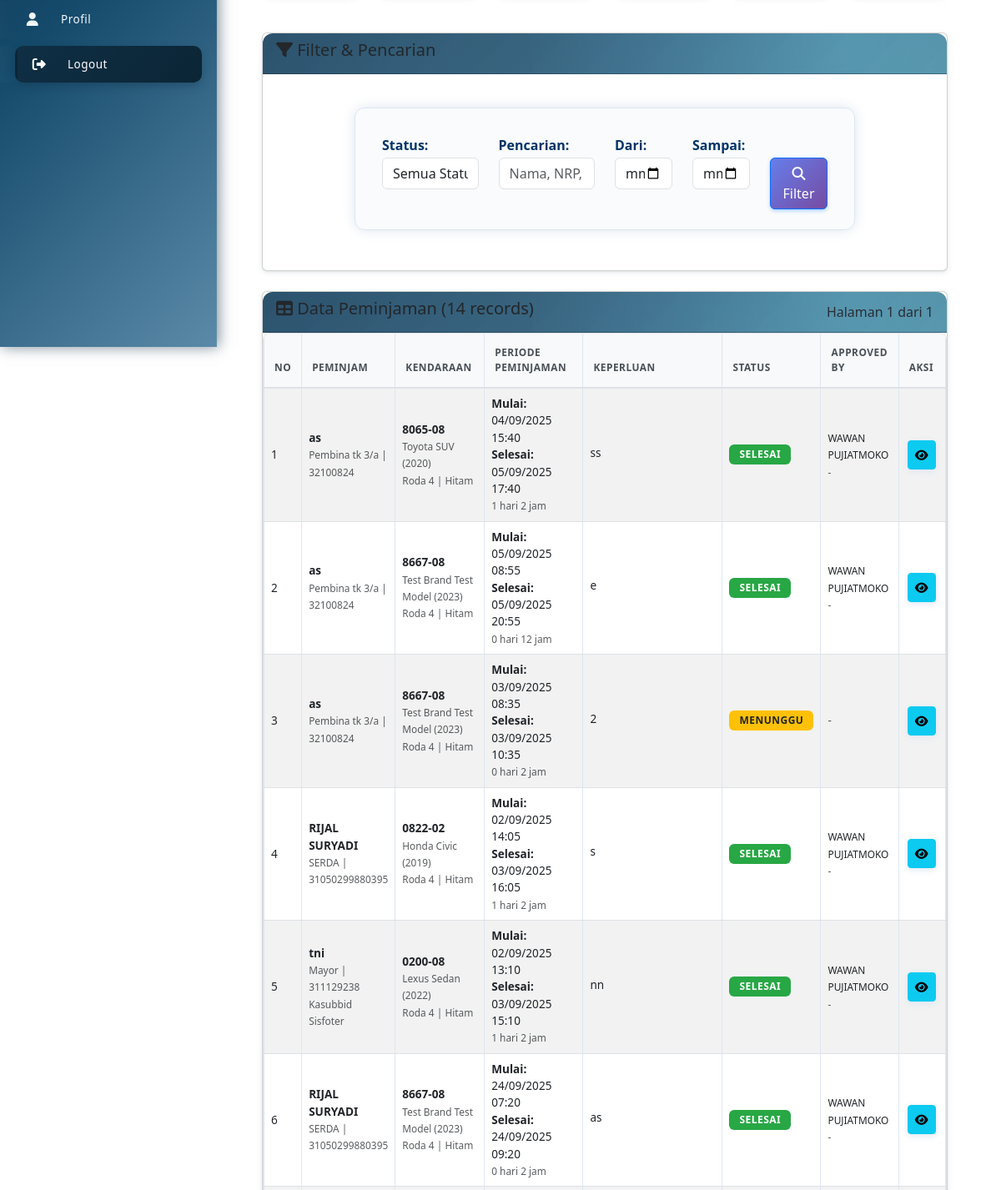
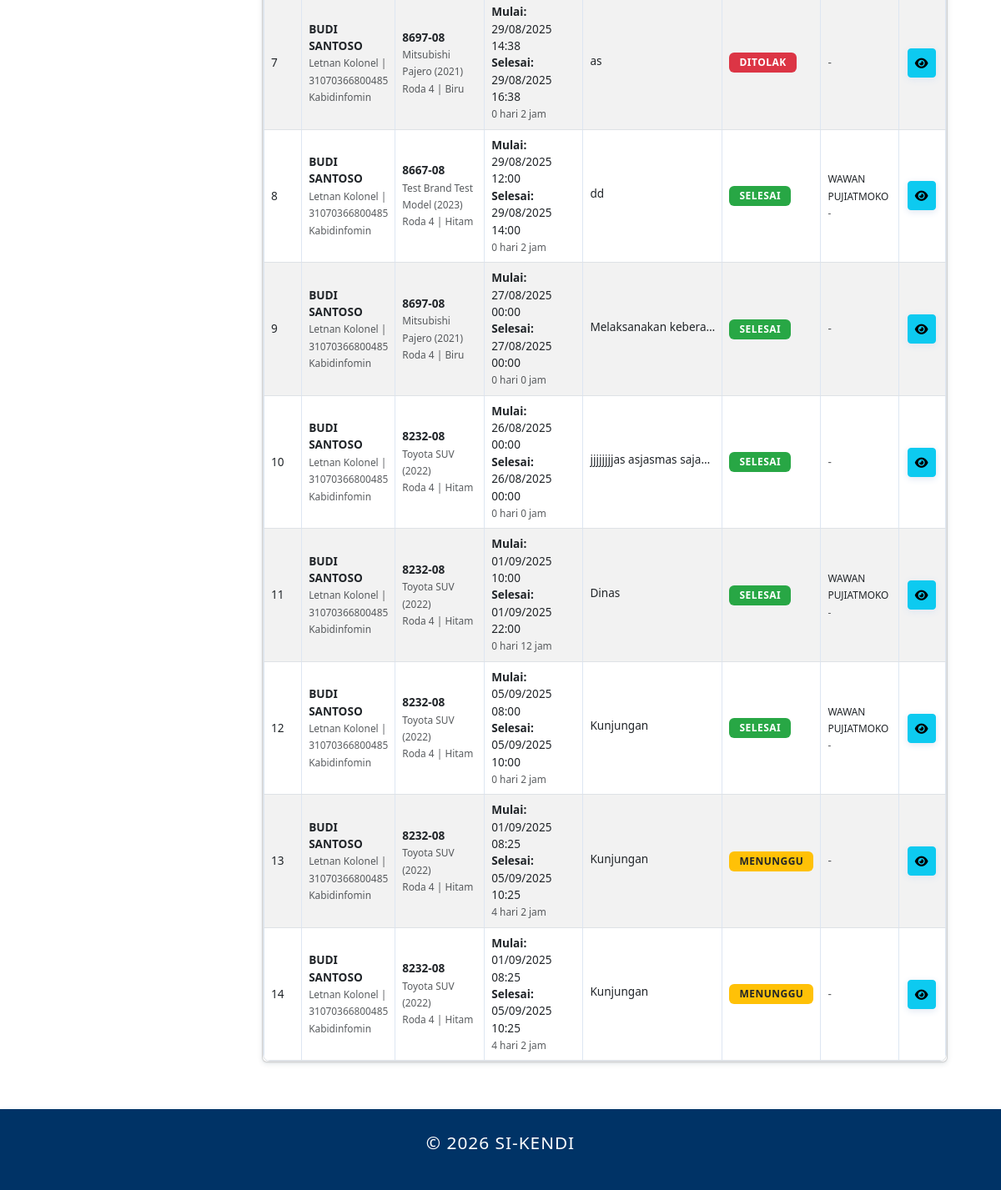
Page /index.php?page=monitoring_peminjaman (signed in, lower part) on the earlier database version (2 pictures, top to bottom).
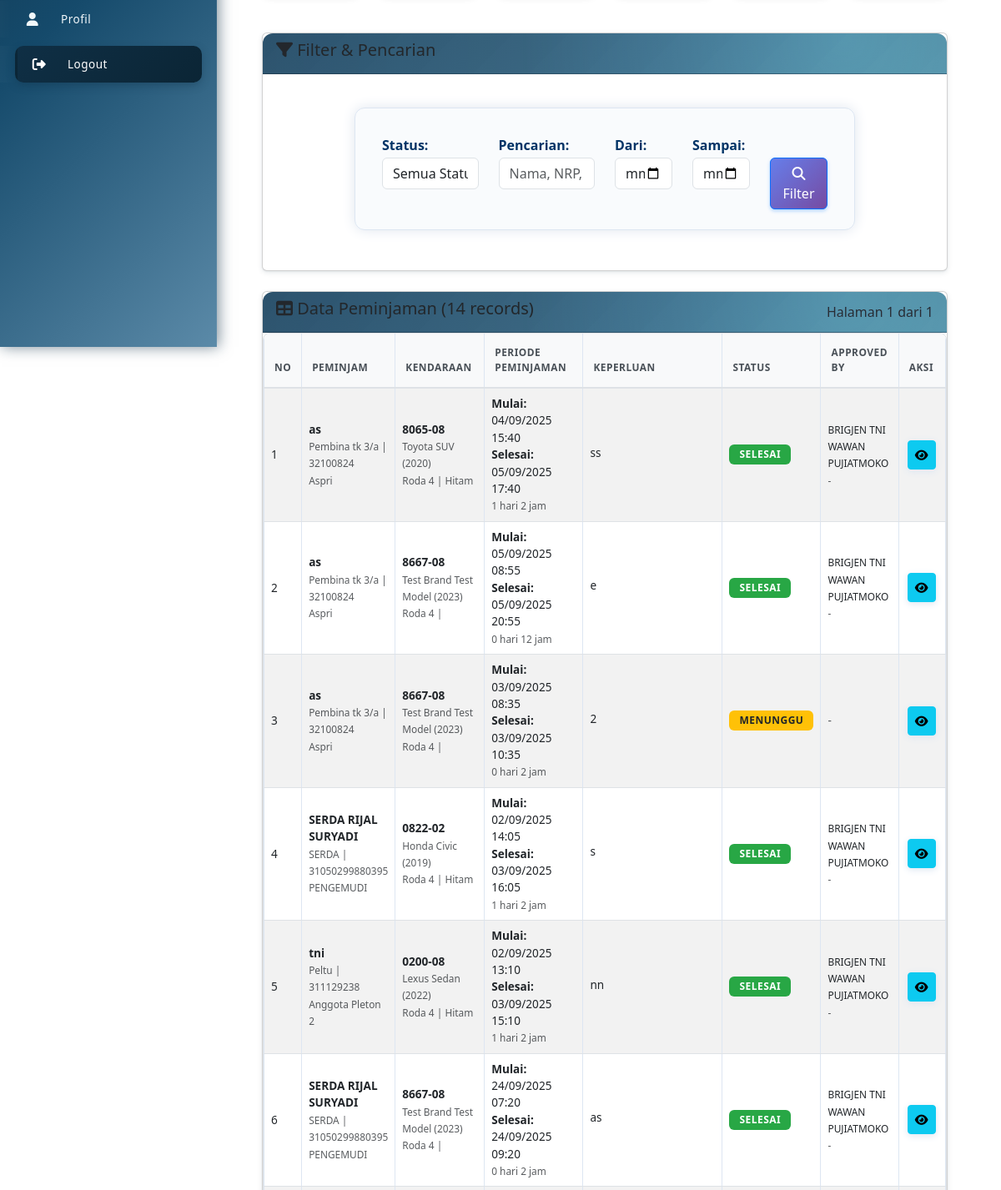
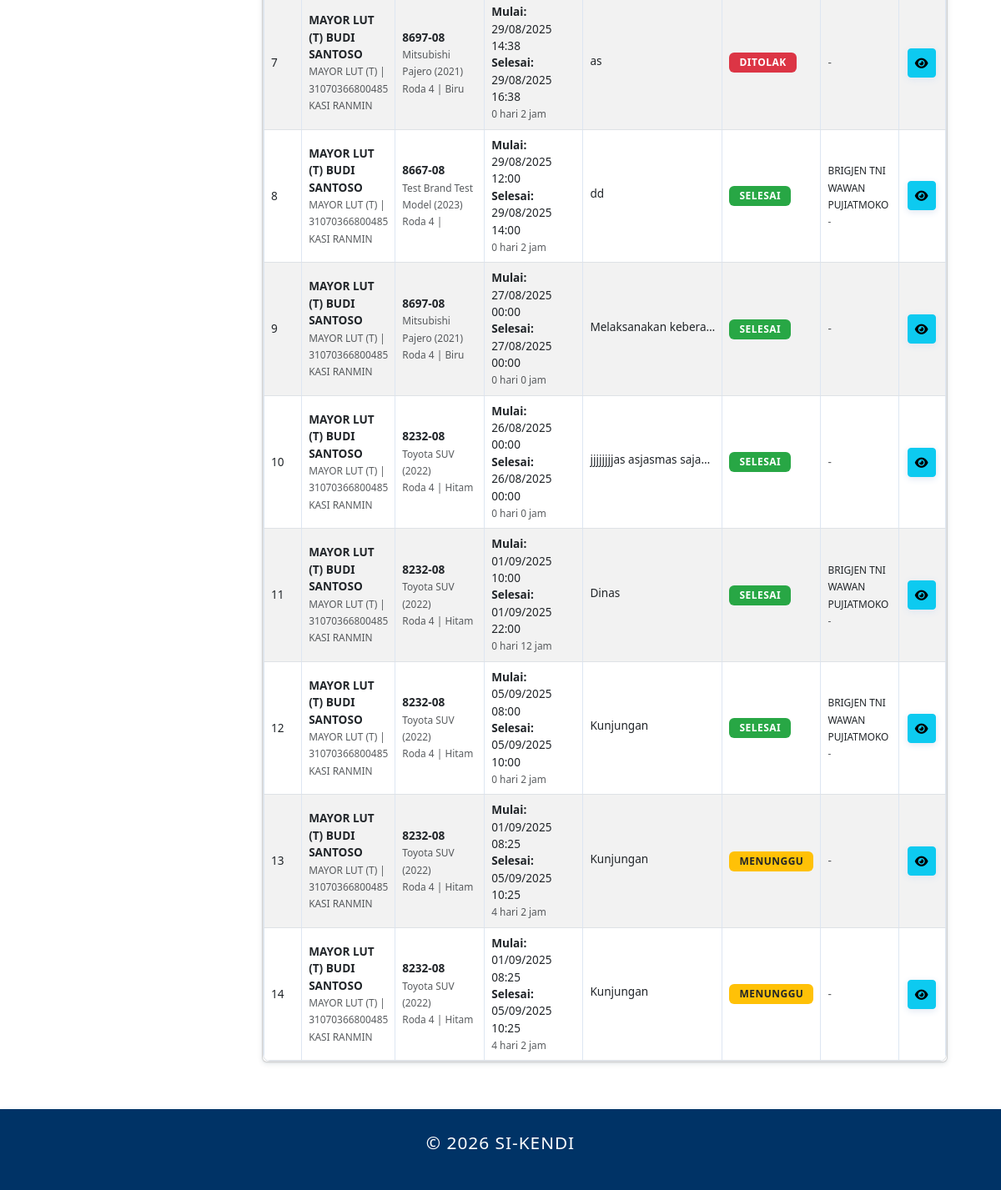
Same page on the later database version (2 pictures, top to bottom).
### tables this page shows
CREATE TABLE `peminjaman_kendaraan` (
  `id` int(11) NOT NULL,
  `kendaraan_id` int(11) NOT NULL,
  `peminjam_id` int(11) NOT NULL,
  `approval_by` int(11) DEFAULT NULL,
  `nomor_surat` varchar(50) DEFAULT NULL,
  `tanggal_mulai` datetime NOT NULL,
  `tanggal_selesai` datetime NOT NULL,
  `tujuan` varchar(255) NOT NULL,
  `keperluan` text DEFAULT NULL,
  `rute` text DEFAULT NULL,
  `driver_id` int(11) DEFAULT NULL,
  `km_awal` int(11) DEFAULT NULL,
  `km_akhir` int(11) DEFAULT NULL,
  `bbm_awal` decimal(5,2) DEFAULT NULL,
  `bbm_akhir` decimal(5,2) DEFAULT NULL,
  `status` enum('Pending','Approved','Ongoing','Completed','Cancelled','Rejected') DEFAULT 'Pending',
  `tanggal_approval` timestamp NULL DEFAULT NULL,
  `tanggal_mulai_aktual` timestamp NULL DEFAULT NULL,
  `tanggal_selesai_aktual` timestamp NULL DEFAULT NULL,
  `catatan_approval` text DEFAULT NULL,
  `catatan_pengembalian` text DEFAULT NULL,
  `kondisi_kembali` enum('Baik','Rusak Ringan','Rusak Berat') DEFAULT 'Baik',
  `biaya_operasional` decimal(15,2) DEFAULT NULL,
  `created_at` timestamp NOT NULL DEFAULT current_timestamp(),
  `updated_at` timestamp NOT NULL DEFAULT current_timestamp() ON UPDATE current_timestamp(),
  `cancel_reason` text DEFAULT NULL
);

CREATE TABLE `pengguna` (
  `id` int(11) NOT NULL,
  `nrp_nip` varchar(30) DEFAULT NULL,
  `nama_lengkap` varchar(100) NOT NULL,
  `pangkat` varchar(50) DEFAULT NULL,
  `jabatan` varchar(100) DEFAULT NULL,
  `satuan_pns` varchar(200) DEFAULT NULL,
  `no_hp` varchar(20) DEFAULT NULL,
  `email` varchar(100) DEFAULT NULL,
  `alamat` text DEFAULT NULL,
  `status_pegawai` enum('Aktif','Pensiun','Mutasi','Non-Aktif') NOT NULL DEFAULT 'Aktif',
  `status_aktif` enum('Aktif','Tidak Aktif') NOT NULL DEFAULT 'Aktif',
  `jenis_personel` enum('TNI','PNS') DEFAULT NULL,
  `matra` varchar(100) DEFAULT NULL,
  `korps` varchar(100) DEFAULT NULL,
  `kesatuan` varchar(200) DEFAULT NULL,
  `created_at` timestamp NOT NULL DEFAULT current_timestamp(),
  `updated_at` timestamp NOT NULL DEFAULT current_timestamp() ON UPDATE current_timestamp()
);

CREATE TABLE `kendaraan` (
  `id` int(11) NOT NULL,
  `no_polisi` varchar(20) NOT NULL,
  `no_rangka` varchar(50) NOT NULL,
  `no_mesin` varchar(50) NOT NULL,
  `merk` varchar(50) NOT NULL,
  `tipe` varchar(50) DEFAULT NULL,
  `tahun_pembuatan` year(4) DEFAULT NULL,
  `warna` varchar(30) DEFAULT NULL,
  `jenis` enum('Roda 2','Roda 4','Truk','Bus','Lainnya') DEFAULT 'Roda 4',
  `bahan_bakar` enum('Bensin','Solar','Listrik','Hybrid') DEFAULT 'Bensin',
  `no_reg` varchar(30) DEFAULT NULL,
  `no_stnk` varchar(30) DEFAULT NULL,
  `no_bpkb` varchar(30) DEFAULT NULL,
  `tanggal_berlaku_stnk` date DEFAULT NULL,
  `pemilik_stnk` varchar(100) DEFAULT NULL,
  `status_kepemilikan` enum('Satker','Pinjam Pakai') DEFAULT 'Satker',
  `satker` varchar(50) NOT NULL,
  `kode_barang` varchar(50) DEFAULT NULL,
  `kondisi` enum('Baik','Rusak Ringan','Rusak Berat') DEFAULT 'Baik',
  `status_kendaraan` enum('Operasional','Perbaikan','Rusak','Tidak Aktif') DEFAULT 'Operasional',
  `status_peminjaman` enum('Tersedia','Dipinjam','Maintenance','Rusak') DEFAULT 'Tersedia',
  `tanggal_servis_terakhir` date DEFAULT NULL,
  `last_service_km` int(11) DEFAULT NULL,
  `odometer` int(11) DEFAULT 0,
  `foto` varchar(255) DEFAULT NULL,
  `catatan` text DEFAULT NULL,
  `created_at` timestamp NOT NULL DEFAULT current_timestamp(),
  `updated_at` timestamp NOT NULL DEFAULT current_timestamp() ON UPDATE current_timestamp()
);

### pages/monitoring_peminjaman.php (the view, shortened to what the changed rows need)
<?php
$limit = 20;
$page_num = isset($_GET['p']) ? (int)$_GET['p'] : 1;
$offset = ($page_num - 1) * $limit;
try {
    $mysqli->query("UPDATE peminjaman_kendaraan
                    SET status = 'Completed', tanggal_selesai_aktual = COALESCE(tanggal_selesai_aktual, NOW()), updated_at = NOW()
                    WHERE status IN ('Approved','Ongoing') AND NOW() > tanggal_selesai");
    $mysqli->query("UPDATE peminjaman_kendaraan
                    SET status = 'Ongoing', tanggal_mulai_aktual = COALESCE(tanggal_mulai_aktual, NOW()), updated_at = NOW()
                    WHERE status = 'Approved' AND NOW() >= tanggal_mulai AND NOW() <= tanggal_selesai");
} catch (Throwable $e) {
}
$where_conditions = [];
$params = [];
$peminjam_col = 'pemohon_id';
$colRes = $mysqli->query("SHOW COLUMNS FROM peminjaman_kendaraan LIKE 'pemohon_id'");
if (!$colRes || $colRes->num_rows === 0) {
    $altRes = $mysqli->query("SHOW COLUMNS FROM peminjaman_kendaraan LIKE 'peminjam_id'");
    if ($altRes && $altRes->num_rows > 0) {
        $peminjam_col = 'peminjam_id';
    }
}
$where_clause = !empty($where_conditions) ? "WHERE " . implode(" AND ", $where_conditions) : "";
$cols_info = $mysqli->query("SHOW COLUMNS FROM peminjaman_kendaraan")->fetch_all(MYSQLI_ASSOC);
$cols_names = array_column($cols_info, 'Field');
$approver_col = null;
foreach (['approved_by','approval_by','approver_id','approved_by_id','approver'] as $c) {
    if (in_array($c, $cols_names)) { $approver_col = $c; break; }
}
$select_extra = '';
$join_approver = '';
if ($approver_col) {
    $select_extra = ", admin.nama_lengkap as nama_admin_approval";
    $join_approver = " LEFT JOIN pengguna admin ON p.{$approver_col} = admin.id";
}
$query =
    "SELECT p.*, u.nama_lengkap as nama_peminjam, u.nrp_nip, u.pangkat, u.jabatan, "
    . "k.no_reg, k.no_polisi, k.merk, k.tipe, k.tahun_pembuatan, k.jenis, k.warna" . $select_extra .
    " FROM peminjaman_kendaraan p"
    . " JOIN pengguna u ON p." . $peminjam_col . " = u.id"
    . " JOIN kendaraan k ON p.kendaraan_id = k.id" . $join_approver .
    " " . $where_clause .
    " ORDER BY p.created_at DESC"
    . " LIMIT ? OFFSET ?";
$stmt = $mysqli->prepare($query);
$params[] = $limit;
$params[] = $offset;
$types = str_repeat('s', count($params) - 2) . 'ii';
$stmt->bind_param($types, ...$params);
$stmt->execute();
$peminjaman_list = $stmt->get_result()->fetch_all(MYSQLI_ASSOC);
$stats_query = "SELECT
                COUNT(*) as total,
                SUM(CASE WHEN LOWER(status) = 'pending' THEN 1 ELSE 0 END) as pending,
                SUM(CASE WHEN LOWER(status) = 'approved' THEN 1 ELSE 0 END) as approved,
                SUM(CASE WHEN LOWER(status) = 'rejected' THEN 1 ELSE 0 END) as rejected,
                SUM(CASE WHEN LOWER(status) = 'ongoing' THEN 1 ELSE 0 END) as ongoing,
                SUM(CASE WHEN LOWER(status) = 'completed' THEN 1 ELSE 0 END) as completed,
                SUM(CASE WHEN LOWER(status) = 'cancelled' THEN 1 ELSE 0 END) as cancelled
                FROM peminjaman_kendaraan";
$stats_result = $mysqli->query($stats_query);
function getStatusBadge($status) {
    $colors = [
        'pending' => ['bg' => '#ffc107', 'text' => '#212529'],
        'approved' => ['bg' => '#17a2b8', 'text' => '#ffffff'],
        'rejected' => ['bg' => '#dc3545', 'text' => '#ffffff'],
        'ongoing' => ['bg' => '#007bff', 'text' => '#ffffff'],
        'completed' => ['bg' => '#28a745', 'text' => '#ffffff'],
        'cancelled' => ['bg' => '#6c757d', 'text' => '#ffffff']
    ];
    $labels = [
        'pending' => 'Menunggu',
        'approved' => 'Disetujui',
        'rejected' => 'Ditolak',
        'ongoing' => 'Berlangsung',
        'completed' => 'Selesai',
        'cancelled' => 'Dibatalkan'
    ];
    $key = strtolower($status ?? '');
    $color = $colors[$key] ?? ['bg' => '#6c757d', 'text' => '#ffffff'];
    $label = $labels[$key] ?? ucfirst($status);
    return '<span class="badge" style="background-color: ' . $color['bg'] . '; color: ' . $color['text'] . ';">' . htmlspecialchars($label) . '</span>';
}
function formatDateTime($datetime) {
    if (empty($datetime) || $datetime === '0000-00-00' || $datetime === '0000-00-00 00:00:00') {
        return '-';
    }
    $ts = strtotime((string)$datetime);
    return date('d/m/Y H:i', $ts);
}
?>
<div class="container-fluid">
    <div class="card">
        <div class="card-body p-0">
            <div class="table-responsive">
                <table class="table table-striped table-hover mb-0">
                    <thead class="bg-light">
                        <tr>
                            <th width="5%">No</th>
                            <th width="12%">Peminjam</th>
                            <th width="15%">Kendaraan</th>
                            <th width="20%">Periode Peminjaman</th>
                            <th width="15%">Keperluan</th>
                            <th width="8%">Status</th>
                            <th width="12%">Approved By</th>
                            <th width="8%">Aksi</th>
                        </tr>
                    </thead>
                    <tbody>
                        <?php if (empty($peminjaman_list)): ?>
                            <tr>
                                <td colspan="8" class="text-center py-4">
                                    <i class="fas fa-inbox fa-3x text-muted mb-3"></i>
                                    <p class="text-muted">Tidak ada data peminjaman ditemukan</p>
                                </td>
                            </tr>
                        <?php else: ?>
                            <?php foreach ($peminjaman_list as $index => $p): ?>
                                <tr>
                                    <td><?= $offset + $index + 1 ?></td>
                                    <td>
                                        <strong><?= htmlspecialchars($p['nama_peminjam']) ?></strong><br>
                                        <small class="text-muted">
                                            <?= htmlspecialchars($p['pangkat']) ?> | <?= htmlspecialchars($p['nrp_nip']) ?><br>
                                            <?= htmlspecialchars($p['jabatan']) ?>
                                        </small>
                                    </td>
                                    <td>
                                        <strong><?= htmlspecialchars($p['no_reg']) ?></strong><br>
                                        <small class="text-muted">
                                            <?= htmlspecialchars($p['merk'] . ' ' . $p['tipe']) ?> (<?= $p['tahun_pembuatan'] ?>)<br>
                                            <?= ucfirst($p['jenis']) ?> | <?= htmlspecialchars($p['warna']) ?>
                                        </small>
                                    </td>
                                    <td>
                                        <strong>Mulai:</strong> <?= formatDateTime($p['tanggal_mulai']) ?><br>
                                        <strong>Selesai:</strong> <?= formatDateTime($p['tanggal_selesai']) ?><br>
                                        <small class="text-muted">
                                            <?php
                                            $start = new DateTime($p['tanggal_mulai']);
                                            $end = new DateTime($p['tanggal_selesai']);
                                            $diff = $start->diff($end);
                                            echo $diff->days . ' hari ' . $diff->h . ' jam';
                                            ?>
                                        </small>
                                    </td>
                                    <td>
                                        <span class="d-inline-block text-truncate max-width-150" title="<?= htmlspecialchars($p['keperluan']) ?>">
                                            <?= htmlspecialchars($p['keperluan']) ?>
                                        </span>
                                    </td>
                                    <td><?= getStatusBadge($p['status']) ?></td>
                                    <td>
                                        <?php if (!empty($p['nama_admin_approval'])): ?>
                                            <small>
                                                <?= htmlspecialchars($p['nama_admin_approval']) ?><br>
                                                <span class="text-muted"><?= formatDateTime($p['approved_at'] ?? null) ?></span>
                                            </small>
                                        <?php else: ?>
                                            <span class="text-muted">-</span>
                                        <?php endif; ?>
                                    </td>
                                    <td>
                                        <div class="btn-group" role="group">
                                            <button type="button" class="btn btn-sm btn-info" onclick="viewDetail(<?= $p['id'] ?>)" title="Detail">
                                                <i class="fas fa-eye"></i>
                                            </button>
                                        </div>
                                    </td>
                                </tr>
                            <?php endforeach; ?>
                        <?php endif; ?>
                    </tbody>
                </table>
            </div>
        </div>
    </div>
</div>

Differences in the rows shown:
changed through a linked row, peminjaman_kendaraan "ss": peminjam.jabatan (not shown) → "Aspri"; approval_by.nama_lengkap "WAWAN PUJIATMOKO" → "BRIGJEN TNI WAWAN PUJIATMOKO"
changed through a linked row, peminjaman_kendaraan (number 2 of 14 on the later page): peminjam.jabatan (not shown) → "Aspri"; approval_by.nama_lengkap "WAWAN PUJIATMOKO" → "BRIGJEN TNI WAWAN PUJIATMOKO"; kendaraan.warna "Hitam" → (not shown)
changed through a linked row, peminjaman_kendaraan (number 3 of 14 on the later page): peminjam.jabatan (not shown) → "Aspri"; kendaraan.warna "Hitam" → (not shown)
changed through a linked row, peminjaman_kendaraan "Honda Civic": peminjam.nama_lengkap "RIJAL SURYADI" → "SERDA RIJAL SURYADI"; peminjam.jabatan (not shown) → "PENGEMUDI"; approval_by.nama_lengkap "WAWAN PUJIATMOKO" → "BRIGJEN TNI WAWAN PUJIATMOKO"
changed through a linked row, peminjaman_kendaraan "nn": peminjam.pangkat "Mayor" → "Peltu"; peminjam.jabatan "Kasubbid Sisfoter" → "Anggota Pleton 2"; approval_by.nama_lengkap "WAWAN PUJIATMOKO" → "BRIGJEN TNI WAWAN PUJIATMOKO"
changed through a linked row, peminjaman_kendaraan (number 6 of 14 on the later page): peminjam.nama_lengkap "RIJAL SURYADI" → "SERDA RIJAL SURYADI"; peminjam.jabatan (not shown) → "PENGEMUDI"; approval_by.nama_lengkap "WAWAN PUJIATMOKO" → "BRIGJEN TNI WAWAN PUJIATMOKO"; kendaraan.warna "Hitam" → (not shown)
changed through a linked row, peminjaman_kendaraan "DITOLAK": peminjam.nama_lengkap "BUDI SANTOSO" → "MAYOR LUT (T) BUDI SANTOSO"; peminjam.pangkat "Letnan Kolonel" → "MAYOR LUT (T)"; peminjam.jabatan "Kabidinfomin" → "KASI RANMIN"
changed through a linked row, peminjaman_kendaraan "dd": peminjam.nama_lengkap "BUDI SANTOSO" → "MAYOR LUT (T) BUDI SANTOSO"; peminjam.pangkat "Letnan Kolonel" → "MAYOR LUT (T)"; peminjam.jabatan "Kabidinfomin" → "KASI RANMIN"; approval_by.nama_lengkap "WAWAN PUJIATMOKO" → "BRIGJEN TNI WAWAN PUJIATMOKO"; kendaraan.warna "Hitam" → (not shown)
changed through a linked row, peminjaman_kendaraan "Melaksanakan kebera…": peminjam.nama_lengkap "BUDI SANTOSO" → "MAYOR LUT (T) BUDI SANTOSO"; peminjam.pangkat "Letnan Kolonel" → "MAYOR LUT (T)"; peminjam.jabatan "Kabidinfomin" → "KASI RANMIN"
changed through a linked row, peminjaman_kendaraan "jjjjjjjjas asjasmas saja…": peminjam.nama_lengkap "BUDI SANTOSO" → "MAYOR LUT (T) BUDI SANTOSO"; peminjam.pangkat "Letnan Kolonel" → "MAYOR LUT (T)"; peminjam.jabatan "Kabidinfomin" → "KASI RANMIN"
changed through a linked row, peminjaman_kendaraan "Dinas": peminjam.nama_lengkap "BUDI SANTOSO" → "MAYOR LUT (T) BUDI SANTOSO"; peminjam.pangkat "Letnan Kolonel" → "MAYOR LUT (T)"; peminjam.jabatan "Kabidinfomin" → "KASI RANMIN"; approval_by.nama_lengkap "WAWAN PUJIATMOKO" → "BRIGJEN TNI WAWAN PUJIATMOKO"
changed through a linked row, peminjaman_kendaraan (number 12 of 14 on the later page): peminjam.nama_lengkap "BUDI SANTOSO" → "MAYOR LUT (T) BUDI SANTOSO"; peminjam.pangkat "Letnan Kolonel" → "MAYOR LUT (T)"; peminjam.jabatan "Kabidinfomin" → "KASI RANMIN"; approval_by.nama_lengkap "WAWAN PUJIATMOKO" → "BRIGJEN TNI WAWAN PUJIATMOKO"
changed through a linked row, peminjaman_kendaraan (number 13 of 14 on the later page): peminjam.nama_lengkap "BUDI SANTOSO" → "MAYOR LUT (T) BUDI SANTOSO"; peminjam.pangkat "Letnan Kolonel" → "MAYOR LUT (T)"; peminjam.jabatan "Kabidinfomin" → "KASI RANMIN"
changed through a linked row, peminjaman_kendaraan (number 14 of 14 on the later page): peminjam.nama_lengkap "BUDI SANTOSO" → "MAYOR LUT (T) BUDI SANTOSO"; peminjam.pangkat "Letnan Kolonel" → "MAYOR LUT (T)"; peminjam.jabatan "Kabidinfomin" → "KASI RANMIN"
